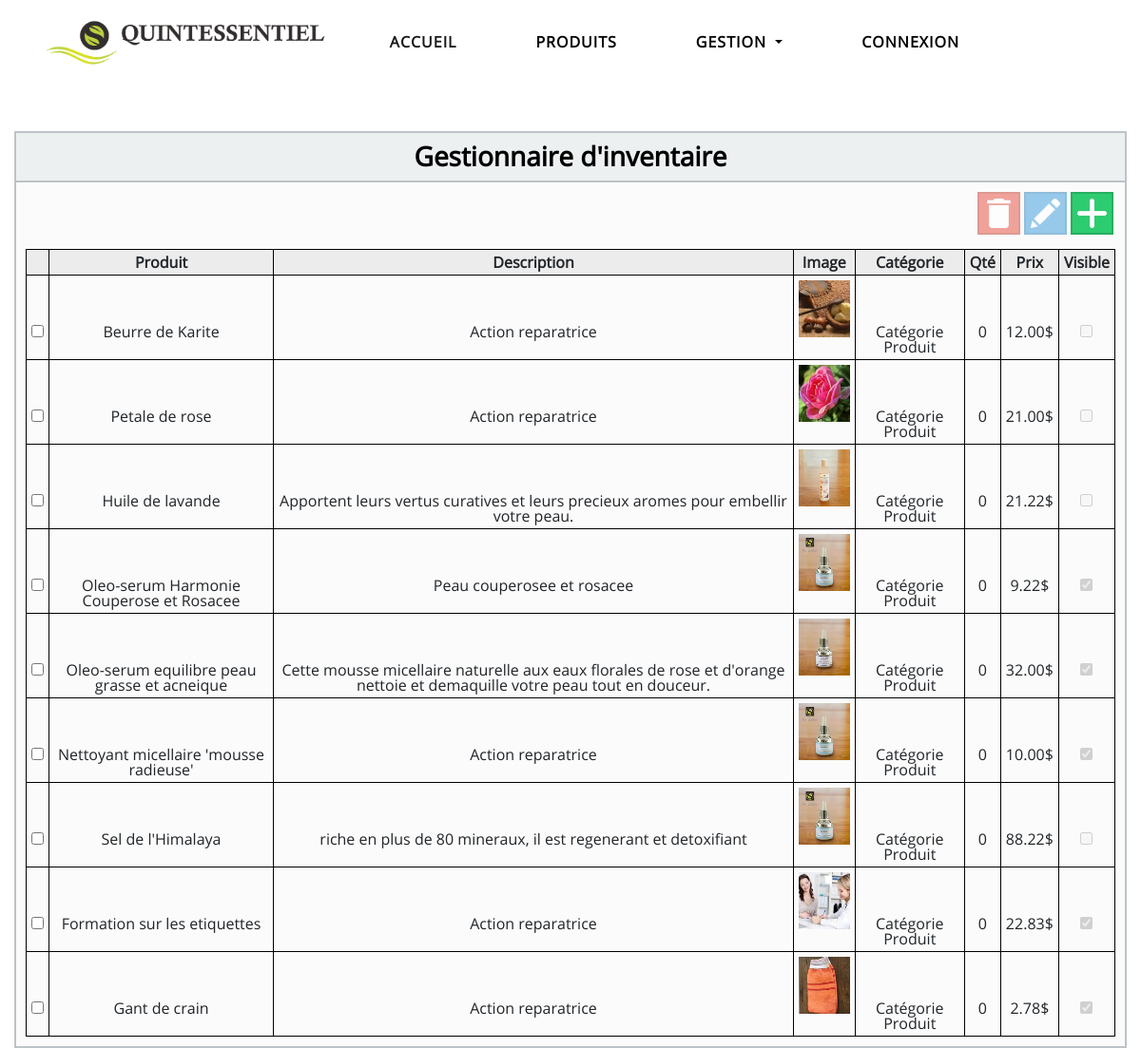
The page /inventory.php on the database its author committed.
### tables this page shows
CREATE TABLE product (
	id_product INT NOT NULL AUTO_INCREMENT,
	name VARCHAR(128) NOT NULL,
	is_sellable BOOLEAN NOT NULL DEFAULT 0,
	description TEXT,
	price DECIMAL(7,2) NOT NULL DEFAULT 0.00,
	quantity INT NOT NULL DEFAULT 0,
	image_path VARCHAR(255),
	PRIMARY KEY (id_product)
);

### phpScripts/Product/MgrProduct.php (called while the page is built, shortened)
<?php
include_once "Product.php";
require_once __DIR__ . '/../QueryEngine.php';
class MgrProduct
{
    private $products;
    private $mgrCategory;
    public function __construct()
    {
        $this->mgrCategory = new MgrCategory();
        $this->products = array();
    }
    public function getAllProducts($filter = null)
    {
        $queryEngine = new QueryEngine();
        $query = "SELECT * FROM Product";
        $resultSet = $queryEngine->executeQuery($query);
        if (!$resultSet) {
            echo "Error while trying to load all products";
        } else {
            $this->resultToArray($resultSet);
        }
    }
    private function resultToArray($resultSet)
    {
        $this->products = array();
        foreach ($resultSet->fetchAll(\PDO::FETCH_NUM) as $result) {
            $categories = $this->getProductCategoriesArray($result[0]);
            $product = new Product(
                $result[1],
                $categories,
                $result[2],
                $result[4],
                $result[3],
                $result[5],
                $result[6]
            );
            $product->setId($result[0]);
            array_push($this->products, $product);
        }
    }
    public function getProductCategoriesArray($productId)
    {
		$this->mgrCategory->getProductCategories($productId);
		$categories = $this->mgrCategory->getCategories();
		return $categories;
    }
    public function getProduct()
    {
        return $this->products;
    }
}
?>

### phpScripts/Product/Product.php (called while the page is built, shortened)
<?php
class Product implements JsonSerializable
{
    private $id;
    private $name;
    private $isSellable;
    private $price;
    private $description;
    private $quantity;
    private $imagePath;
    public function __construct($name, $categories, $isSellable, $price, $description, $quantity, $imagePath, $volumeUsed = 0)
    {
        $this->name = $name;
        $this->isSellable = $isSellable;
        $this->price = $price;
        $this->description = $description;
        $this->quantity = $quantity;
        $this->imagePath = $imagePath;
    }
    public function getId()
    {
        return $this->id;
    }
    public function setId($id)
    {
        $this->id = $id;
        return $this;
    }
    public function getName()
    {
        return $this->name;
    }
    public function getIsSellable()
    {
        return $this->isSellable;
    }
    public function getPrice()
    {
        return $this->price;
    }
    public function getDescription()
    {
        return $this->description;
    }
    public function getQuantity()
    {
        return $this->quantity;
    }
    public function getImagePath()
    {
        return $this->imagePath;
    }
}

### phpScripts/QueryEngine.php (called while the page is built, shortened)
<?php
class QueryEngine
{
    private $db;
    public function __construct()
    {
        $this->db = new MgrDbConnection("quintessentieldb", "root", "", true);
    }
    public function executeQuery($queryString, $parametersMap=[])
    {
        $conn = $this->db->getDbConn();
        $query = $queryString;
        $loading = $conn->prepare($query);
        foreach ($parametersMap as $key => $value) {
            $loading->bindValue($key, $value);
        }
        try {
            if (!$loading->execute()) {
                throw new Exception("Error");
            } else {
                return $loading;
            }
        } catch (Exception $e) {
            return false;
        }
    }
}

### phpScripts/Product/CtrlProduct.php (the view, shortened to what this page needs)
<?php
include_once "MgrProduct.php";
class CtrlProduct
{
    private $mgrProduct;
    public function __construct()
    {
        $this->mgrProduct = new MgrProduct();
    }
    public function loadAllProductsTable()
    {
        $productList = $this->getMgrProduct()->getAllProducts();
        $this->displayProductsRows();
    }
    private function displayProductsRows()
    {
        $products = $this->mgrProduct->getProduct();
        $html = "";
        foreach ($products as $product) {
            $html .= "<tr id=" . $product->getId() . ">";
            $html .= "<td><input type='checkbox' class='select'/></td>";
            $html .= "<td>" . $product->getName() . "</td>";
            $html .= "<td>" . $product->getDescription() . "</td>";
            $html .= "<td><img src='images/imgProducts/" . $product->getImagePath() . "'/></td>";
            $html .= "<td>Catégorie Produit</td>";
            $html .= "<td>" . $product->getQuantity() . "</td>";
            $html .= "<td>" . $product->getPrice() . "$</td>";
            if ($product->getIsSellable() == 1) {
                $html .= "<td><input disabled checked type='checkbox'></td>";
            } else {
                $html .= "<td><input disabled type='checkbox'></td>";
            }
            $html .= "</tr>";
        }
        echo $html;
    }
    public function getMgrProduct()
    {
        return $this->mgrProduct;
    }
}

### css/style_index.css (style rules this page uses)
html, body, div, span, applet, object, iframe, h1, h2, h3, h4, h5, h6, p, blockquote, pre, a, abbr, acronym, address, big, cite, code, del, dfn, em, img, ins, kbd, q, s, samp, small, strike, strong, sub, sup, tt, var, b, u, i, center, dl, dt, dd, ol, ul, li, fieldset, form, label, legend, table, caption, tbody, tfoot, thead, tr, th, td, article, aside, canvas, details, embed, figure, figcaption, footer, header, hgroup, menu, nav, output, ruby, section, summary, time, mark, audio, video { margin: 0; padding: 0; border: 0; vertical-align: baseline; }
article, aside, details, figcaption, figure, footer, header, hgroup, menu, nav, section { display: block; }
body { line-height: 1; }
ol, ul { list-style: none; }
* { box-sizing: border-box; }
body { font-family: 'OpenSans', Arial, Helvetica, sans-serif; padding:0; overflow-x: hidden; }
.inventory-manager-table td { padding:5px; text-align: center; border:1px solid black; }
.inventory-manager-table td img { width: 60px; height: 60px; }
img { max-width: 100%; height: auto; }
.img-logo-nav { width: 350px; max-width: 100%; height: auto; display: block; margin: 5px 30px; }
.navbar-light { background-color: #fff !important; }
.navbar-nav { margin-right: 100px; padding:0; }
.navbar-light .navbar-nav .nav-link { margin-right: 50px; }
.navbar-light .navbar-nav .nav-link { padding-right: 25px; color: #000; text-transform: uppercase; letter-spacing: 1px; font-weight: 600; }

### rows shown on the page
product: name "Beurre de Karite", description "Action reparatrice", image_path (picture), quantity "0", price "12.00"
product: name "Petale de rose", description "Action reparatrice", image_path (picture), quantity "0", price "21.00"
product: name "Huile de lavande", description "Apportent leurs vertus curatives et leurs precieux aromes pour embellir votre peau.", image_path (picture), quantity "0", price "21.22"
product: name "Oleo-serum Harmonie Couperose et Rosacee", description "Peau couperosee et rosacee", image_path (picture), quantity "0", price "9.22"
product: name "Oleo-serum equilibre peau grasse et acneique", description "Cette mousse micellaire naturelle aux eaux florales de rose et d'orange nettoie et demaquille votre peau tout en douceur.", image_path (picture), quantity "0", price "32.00"
product: name "Nettoyant micellaire 'mousse radieuse'", description "Action reparatrice", image_path (picture), quantity "0", price "10.00"
product: name "Sel de l'Himalaya", description "riche en plus de 80 mineraux, il est regenerant et detoxifiant", image_path (picture), quantity "0", price "88.22"
product: name "Formation sur les etiquettes", description "Action reparatrice", image_path (picture), quantity "0", price "22.83"
product: name "Gant de crain", description "Action reparatrice", image_path (picture), quantity "0", price "2.78"
